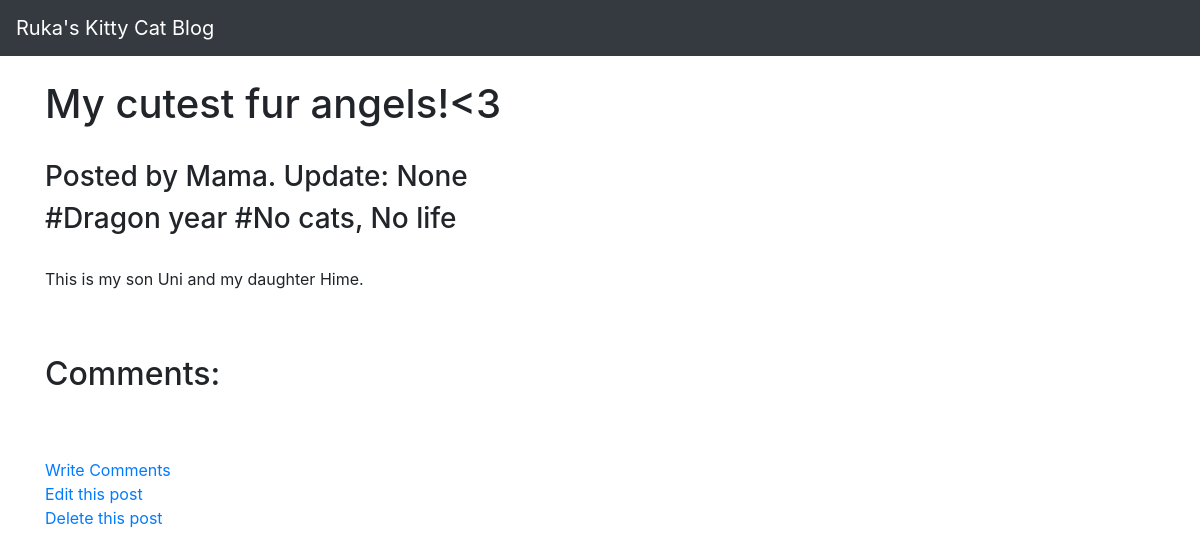
Before: /blogapp/post/1/ with the older database file.
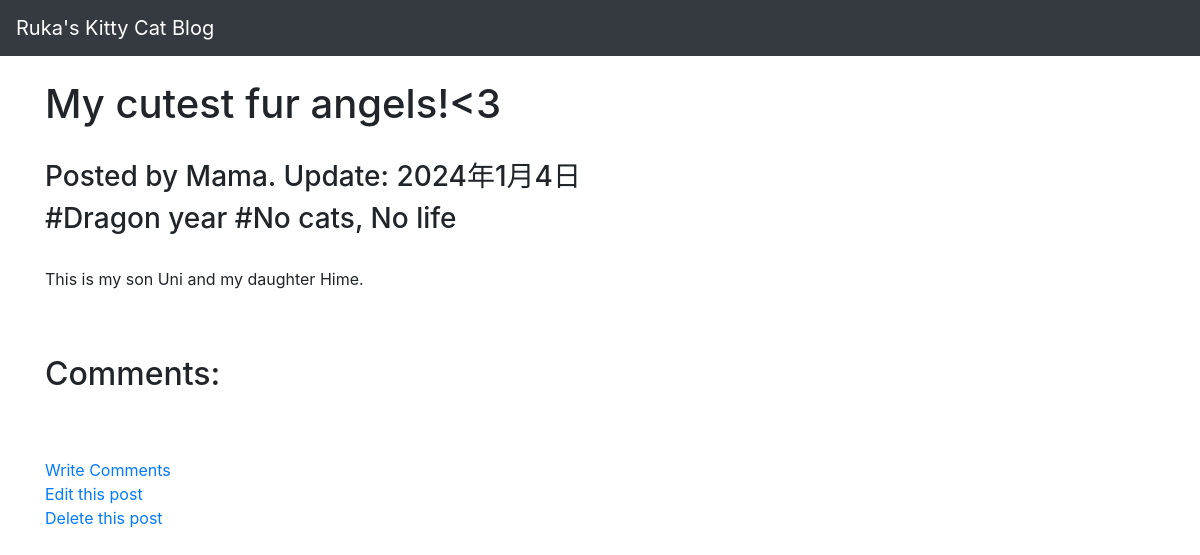
After: the same page with the newer database file.
### blogapp/models.py (models this page shows, shortened)
class Post(models.Model):
    title = models.CharField(max_length=100)
    body = models.TextField()
    update_date = models.DateField("Last update", default=timezone.now)
    tags = models.ManyToManyField("Tag", blank=True, related_name="tags_on_post")
    author = models.ForeignKey(Author,on_delete=models.CASCADE)

class Author(models.Model):
    name = models.CharField(max_length=100)
    def __str__(self):
        return self.name

### blogapp/views.py (the view)
# urls.py: path("post/<int:pk>/", views.PostDetailView.as_view(), name="post_detail"),
class PostDetailView(generic.DetailView):
    model = Post
    template_name = "blogapp/detail.html"

### blogapp/templates/blogapp/detail.html (shortened to what this page needs)
{% extends "blogapp/base.html" %}
{% block main %}
    <h1>{{ post.title }}</h1>
    <br>
    <h3>Posted by {{ post.author }}. Update: {{ post.update_date }}</h3>
    {% if post.tags.all %}
        <h3>
            {% for tag in post.tags.all %}
                #{{ tag.tag_name }}
            {% endfor %}
        </h3>
    {% endif %}
    <br>
    <p>{{ post.body }}</p>
    <br>
    <br>
    <h2>Comments:</h2>
    <br>
    <br>
    <a href="{% url 'blogapp:comment' object.pk %}">Write Comments</a>
    <br>
    <a href="{% url 'blogapp:update' object.pk %}">Edit this post</a>
    <br>
    <a href="{% url 'blogapp:delete' object.pk %}">Delete this post</a>
{% endblock %}

Changed rows visible on the page:
changed Post "My cutest fur angels!<3": update_date "None" → "2024年1月4日"
